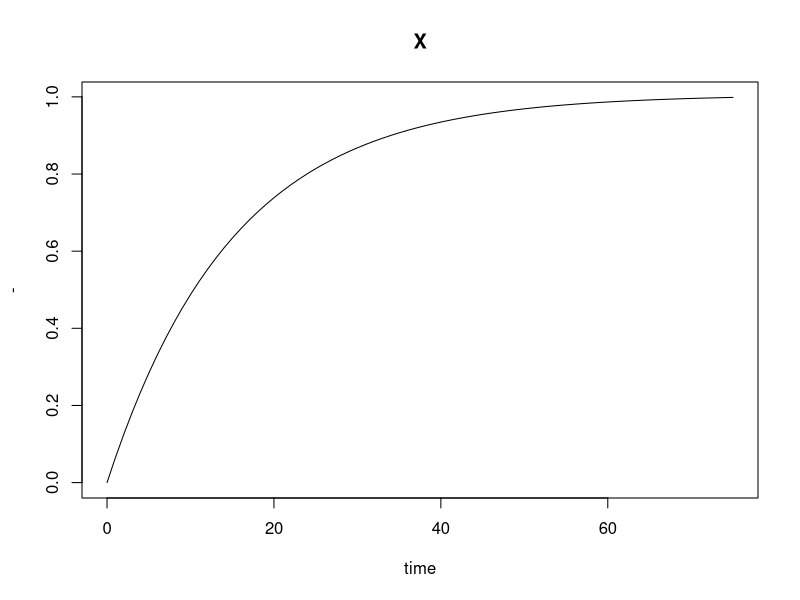

This chart was generated by the following R code:
## ---- chunk 1
library(deSolve)
library(tidyverse)
## ---- chunk 2

parameters <- c(a = 1/15, b = 4.5, c = 4, d = 0.03)

state <- c(X = 0)

dxdt <-function(t, state, parameters) {
  with(as.list(c(state, parameters)),{
  # rate of change
  dX <- a - (((b*X + c*X + d*X ) * .15 ) /  19.3)

 # return the rate of change
  list(c(dX))
 })
}  
times <- seq(0, 75, by = 1)
## ---- chunk 3
out <- ode(y = state, times = times, func = dxdt, parms = parameters)
View(out)
## ---- chunk 4
plot(out, xlab = "time", ylab = "-")
